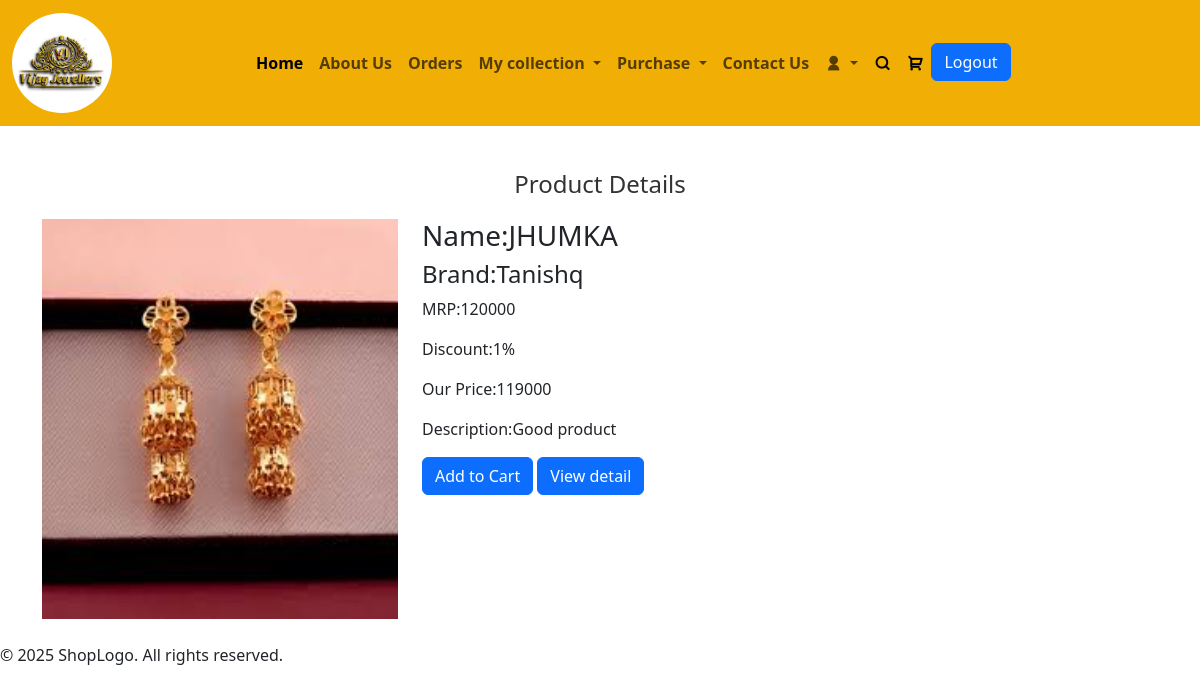
The app's page /viewdetail.php?id=8 (signed in) with its own data.
### tables this page shows
CREATE TABLE `product` (
  `id` int(10) NOT NULL,
  `name` varchar(100) DEFAULT NULL,
  `brand` varchar(100) DEFAULT NULL,
  `price` varchar(100) DEFAULT NULL,
  `sellingprice` varchar(100) DEFAULT NULL,
  `category` varchar(100) DEFAULT NULL,
  `description` varchar(100) DEFAULT NULL,
  `image` varchar(100) DEFAULT NULL
);

### viewdetail.php (the view)
<!DOCTYPE html>
<html lang="en">
<head>
  <?php
       include "head.php";
  ?>
</head>
<body>
  <?php
       include "navbar.php";
       include "config.php";
       $id = $_GET['id'];
       $sql = "select * from product where id = '$id'";
       $query = mysqli_query($con, $sql);
       $row = mysqli_fetch_array($query);
    $p1 = $row['price'];
    $p2 = $row['sellingprice'];
    $dis = ($p1-$p2)*100/$p1;
    $dis = number_format($dis, 0);
  ?>
  <section class="container" style="padding-top:150px;">
   <h1> Product Details</h1>
   <div class="row">
    <div class="col-md-4">
     <img alt="jwellay photo" class="w-full mb-4" height="400px" src="product\<?=$row['image']?>" width="100%"/>
    </div>
    <div class="col-md-8">
                    <h3>Name:<?=$row['name']?></h3>
                    <h4>Brand:<?=$row['brand']?> </h4>
                    <p>MRP:<?=$row['price']?></p>
                    <p>Discount:<?=$dis?>%<p>
                    <p>Our Price:<?=$row['sellingprice']?></p>
                    <p>Description:<?=$row['description']?></p>
                    <a href="addcart.php?id=<?=$row['id']?>" class="btn btn-primary">Add to Cart</a>
                    <a href="#" class="btn btn-primary">View detail</a>
</div>
</div>
</section>
   <?php
      include "footer.php";
   ?>
</body>
</html>

### style.css (style rules this page uses)
body { overflow-x: hidden; }
h1 { text-align: center; font-size: 24px; margin-bottom: 20px; color: #333; }
.container { margin-top: 20px; }

### records on screen
product: image (picture), name "JHUMKA", brand "Tanishq", price "120000", dis "1", sellingprice "119000", description "Good product"
